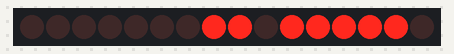
Simulated run of this sketch. Board: Arduino Uno, built with avr-gcc and run on an emulated ATmega328P. Parts: 16 shift-register outputs drawn as a row of LEDs (first output left, lit = HIGH). Wiring (inferred from the names in the program): 2 × shift register (74HC595): data pin 4; shift clock pin 2; latch pin 3. Wiring (inferred from the signals the program sends): row of LEDs: on Q0, Q1, Q2, Q3, Q4, Q5, Q6, Q7, Q8, Q9, Q10, Q11, Q12, Q13, Q14, Q15.

Above: at 4.57 s.
At 13.75 s:
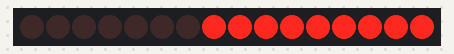
At 17.75 s:
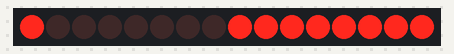
At 21.24 s:
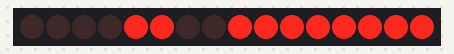
At 31.01 s:
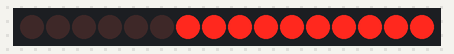
At 39.95 s:
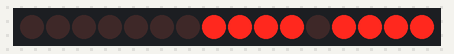
Timing chart, 0 to 40.0 s (numbered marks = the images above):
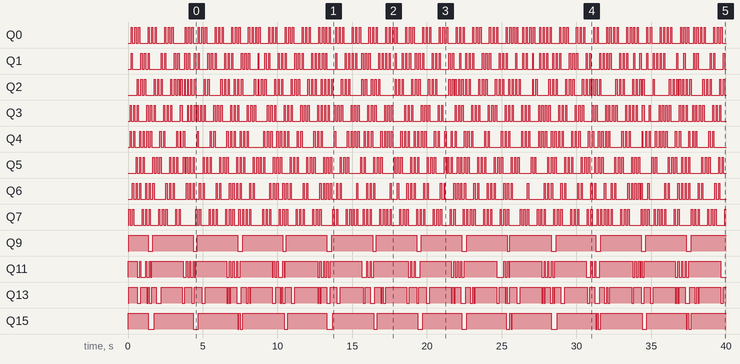

The sketch:

dotmatrix.ino
```cpp
#include "images.hpp"
#include "animation.hpp"

#define scanlines 8

const int dataPin = 4;
const int clockPin = 2;
const int latchPin = 3;

// animation constants. see animation.hpp for animation.
const int fps = 12;
const int duration = frames * 1000 / fps; // animation duration in ms
int frame = 0; // index of frame to be currently drawn

void setup() {
  pinMode(dataPin, OUTPUT);
  pinMode(clockPin, OUTPUT);
  pinMode(latchPin, OUTPUT);

  // setup timer1
  /*
   * TCCR1A: Timer/Counter Control Register (1) A
   *           * mode select
   *           * WGM set (partial)
   * TCCR1B: Timer/Counter Control Register (1) B
   *           * input settings
   *           * WGM set (partial)
   *           * prescaler select
   * TIMSK1: Timer Interrupt MaSK (1)
   *         enables/disables interrupts associated with this timer
   *
   * WGM   : Waveform Generation Mode
   */
  TCCR1A = bit(WGM10); // 8-bit mode
  TCCR1B = bit(CS11) | bit (CS10); // sets prescaler to 64, roughly 1 refresh / 14ms
//  TCCR1B = bit(CS11); // sets prescaler to 8, roughly 1 refresh / 1.6ms
//  TCCR1B = bit(CS10); // sets prescaler to 1, roughly 1 refresh / 4us (too fast, since refresh takes ~260us)
  TIMSK1 |= bit(TOIE1); // enable overflow interrupt
}

byte draw[scanlines];
volatile uint8_t scanline = 0;

// Interrupt service run when Timer/Counter1 OVERFLOW
ISR(TIMER1_OVF_vect) {
  digitalWrite(latchPin, LOW);
  shiftOut(dataPin, clockPin, LSBFIRST, draw[scanline] ^ B11111111);
  shiftOut(dataPin, clockPin, LSBFIRST, B00000001 << scanline);
  digitalWrite(latchPin, HIGH);

  if (scanline >= scanlines) {
    scanline = 0;
  } else {
    scanline++;
  }
}

/*
 * Updates the image being drawn on the display.
 * This is where pixel shaders would get applied.
 */
void updateDisplay(byte newImage[scanlines]) {
  for (uint8_t i = 0; i < scanlines; i++) {
    draw[i] = newImage[i];
  }
}

void loop() {
  frame = (millis() % (duration * 2)) * frames / duration - frames;
  updateDisplay(animation[max(0, abs(frame + 1) - 1)]);
}
```

animation.hpp
```cpp
// Animation of gojuryu image
const int frames = 18;
const byte animation[frames][8] = {{
  B01111101,
  B01000101,
  B01010101,
  B01010101,
  B01010101,
  B01010101,
  B01010001,
  B01011111,
}, {
  B01111100,
  B01000101,
  B01010101,
  B01010101,
  B01010101,
  B01010101,
  B01010001,
  B00011111,
}, {
  B01111100,
  B01000100,
  B01010101,
  B01010101,
  B01010101,
  B01010101,
  B00010001,
  B00011111,
}, {
  B01111100,
  B01000100,
  B01010100,
  B01010101,
  B01010101,
  B00010101,
  B00010001,
  B00011111,
}, {
  B01111100,
  B01000100,
  B01010100,
  B01010100,
  B00010101,
  B00010101,
  B00010001,
  B00011111,
}, {
  B01111100,
  B01000100,
  B01010100,
  B00010100,
  B00010100,
  B00010101,
  B00010001,
  B00011111,
}, {
  B01111100,
  B01000100,
  B00010100,
  B00010100,
  B00010100,
  B00010100,
  B00010001,
  B00011111,
}, {
  B01111100,
  B00000100,
  B00010100,
  B00010100,
  B00010100,
  B00010100,
  B00010000,
  B00011111,
}, {
  B00111100,
  B00000100,
  B00010100,
  B00010100,
  B00010100,
  B00010100,
  B00010000,
  B00011110,
}, {
  B00011100,
  B00000100,
  B00010100,
  B00010100,
  B00010100,
  B00010100,
  B00010000,
  B00011100,
}, {
  B00001100,
  B00000100,
  B00010100,
  B00010100,
  B00010100,
  B00010100,
  B00010000,
  B00011000,
}, {
  B00000100,
  B00000100,
  B00010100,
  B00010100,
  B00010100,
  B00010100,
  B00010000,
  B00010000,
}, {
  B00000000,
  B00000100,
  B00010100,
  B00010100,
  B00010100,
  B00010100,
  B00010000,
  B00000000,
}, {
  B00000000,
  B00000000,
  B00010100,
  B00010100,
  B00010100,
  B00010100,
  B00000000,
  B00000000,
}, {
  B00000000,
  B00000000,
  B00010000,
  B00010100,
  B00010100,
  B00000100,
  B00000000,
  B00000000,
}, {
  B00000000,
  B00000000,
  B00010000,
  B00010000,
  B00000100,
  B00000100,
  B00000000,
  B00000000,
}, {
  B00000000,
  B00000000,
  B00010000,
  B00000000,
  B00000000,
  B00000100,
  B00000000,
  B00000000,
}, {
  B00000000,
  B00000000,
  B00000000,
  B00000000,
  B00000000,
  B00000000,
  B00000000,
  B00000000,
}};
```

images.hpp
```cpp
const byte empty[8] = {
  B00000000,
  B00000000,
  B00000000,
  B00000000,
  B00000000,
  B00000000,
  B00000000,
  B00000000,
};
const byte full[8] = {
  B11111111,
  B11111111,
  B11111111,
  B11111111,
  B11111111,
  B11111111,
  B11111111,
  B11111111,
};
const byte smile[8] = {
  B00000000,
  B00000100,
  B01000010,
  B00000010,
  B00000010,
  B01000010,
  B00000100,
  B00000000,
};
const byte wink[8] = {
  B00000000,
  B01011010,
  B01011001,
  B00000001,
  B00000001,
  B00101001,
  B01001010,
  B00000000,
};
const byte gojuryu[8] = {
  B01111101,
  B01000101,
  B01010101,
  B01010101,
  B01010101,
  B01010101,
  B01010001,
  B01011111,
};
```

Measured:
- by itself, Q9: moves between LOW and HIGH, repeating every 6.0 s
- by itself, Q15: LOW → HIGH at 0.02 s, → LOW 1.3 s later, → HIGH 0.40 s later, → LOW 2.6 s later, … (35 changes in this stretch)
